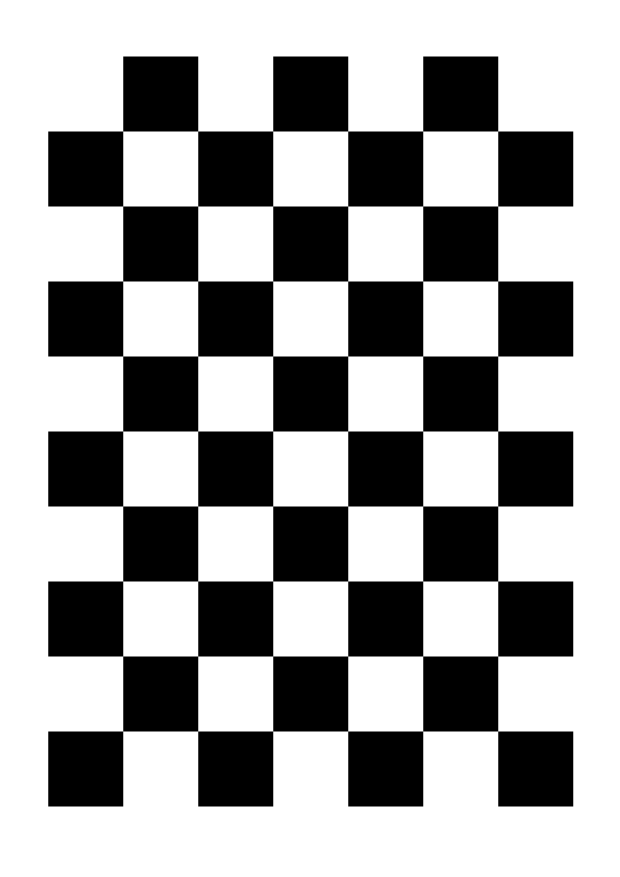
#> input picture calib-checkerboard.png, 2480 x 3508 px, given as the content of the folder images3, which was not available (shown at 1/4 size)
$ python calibration.py
#> lines starting #> are read from the running program, lines starting #| are printed output that depends on the picture; after the words box and inside, x2 and y2 are one past the last pixel; in counts of white or black regions, pixels touching at a corner belong together; long printed decimals are rounded; pictures that were not available may be replaced by others from this repository, and a replacement may not be noted
"""
This script performs camera calibration using a set of images of a chessboard pattern.
It includes functions to calculate the reprojection error, manually select corners if automatic detection fails,
and interpolate the chessboard corners. The main function calibrates the camera and prints the camera intrinsics matrix.

Functions:
- calculate_reprojection_error: Calculates the average reprojection error for the calibration.
- manual_corner_selection: Allows the user to manually select the four corners of the chessboard.
- interpolate_corners: Interpolates the chessboard corners based on the manually selected corners.
- calibrate_camera: Calibrates the camera using the provided images and prints the camera intrinsics matrix.
"""

import numpy as np
import cv2 as cv
import glob
import pickle


# [53 lines left out: functions calculate_reprojection_error, manual_corner_selection, interpolate_corners, not called in this run]


def calibrate_camera(
    images_path, chessboard_size, square_size, frame_size, criteria, error_threshold=1.0
):
    # Prepare object points
#> called with images_path = 'images3/*.png', chessboard_size = (9, 6), square_size = 22, frame_size = (780, 540), criteria = (3, 30, 0.001), error_threshold = 1
    objp = np.zeros((chessboard_size[0] * chessboard_size[1], 3), np.float32)
    objp[:, :2] = np.mgrid[0 : chessboard_size[0], 0 : chessboard_size[1]].T.reshape(
        -1, 2
    )
    objp *= square_size

    # Arrays to store object points and image points from all the images
    objpoints = []  # 3d point in real world space
    imgpoints = []  # 2d points in image plane

    images = glob.glob(images_path)

    for image in images:
        img = cv.imread(image)
#> img is the input picture: shape (3508, 2480, 3); 63.8% white; 1 black region, box (x1, y1, x2, y2) and area: (193, 226, 2293, 3226) 3150000
        img = cv.resize(img, (780,540))
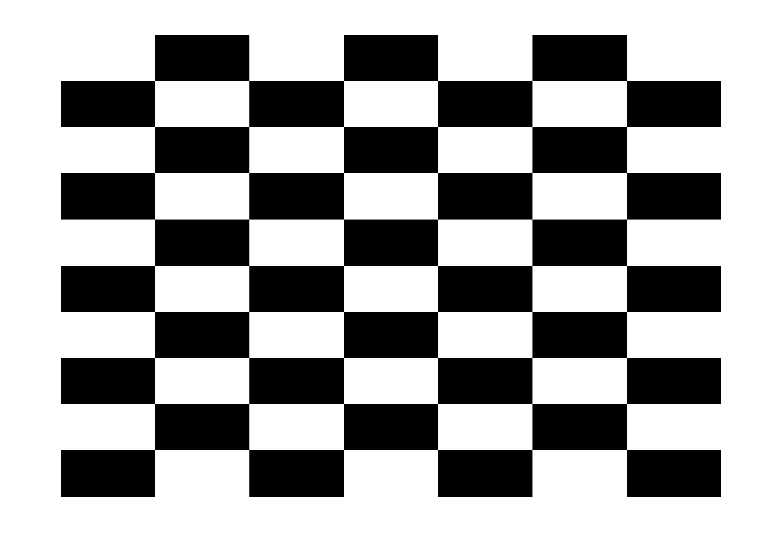
#> img: shape (540, 780, 3); min 0, max 255, mean 162.7
        gray = cv.cvtColor(img, cv.COLOR_BGR2GRAY)
        ret, corners = cv.findChessboardCorners(gray, chessboard_size, None)
#> ret = True; corners = 54 rows, first 8: [154.5, 449.5], [154.5, 403.5], [154.5, 357.5], [154.5, 311.5], [154.5, 265.5], [154.5, 219.1], [154.5, 172.5], [154.5, 126.5]

        if ret:
            objpoints.append(objp)
            corners2 = cv.cornerSubPix(gray, corners, (11, 11), (-1, -1), criteria)
#> corners2 has the same summary as corners
            imgpoints.append(corners2)
            cv.drawChessboardCorners(img, chessboard_size, corners2, ret)
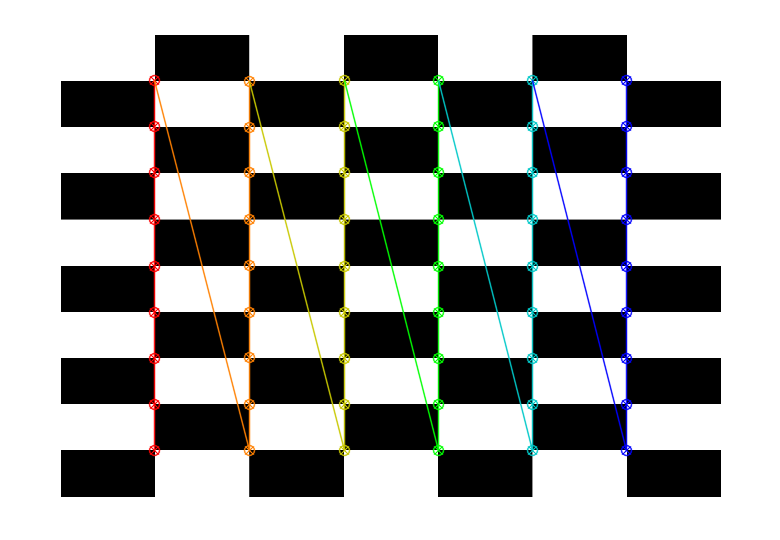
#> img: shape (540, 780, 3); 3.97% of pixels changed, all inside (x1, y1, x2, y2) = (148, 74, 633, 457)
            cv.imshow("img", img)
            cv.waitKey(1000)
        else:
            print(
                "Automatic corner detection failed. Please select the four corners manually."
            )
            print(image)
            corners = manual_corner_selection(img)
            if len(corners) == 4:
                interpolated_corners = interpolate_corners(corners, chessboard_size)
                objpoints.append(objp)
                imgpoints.append(interpolated_corners)
                cv.drawChessboardCorners(
                    img, chessboard_size, interpolated_corners, True
                )
                cv.imshow("img", img)
                cv.waitKey(1000)

    cv.destroyAllWindows()

    # Initial calibration
    ret, camera_matrix, dist, rvecs, tvecs = cv.calibrateCamera(
        objpoints, imgpoints, frame_size, None, None
    )
#> ret = 0.229; camera_matrix = [[2773.5, 0, 403.7], [0, 1356.8, 262], [0, 0, 1]]; dist = [[0.419, -34.17, -0.0112, 8.98e-05, 750.6]]; rvecs = ([-0.0181, -0.0157, -1.57],); tvecs = ([-58.09, 89.55, 645.3],)


    # Print the explicit form of the camera intrinsics matrix K
    print("Camera Intrinsics Matrix K:")
    print(camera_matrix)
#| [[2.77345588e+03 0.00000000e+00 4.03658792e+02]
#|  [0.00000000e+00 1.35682922e+03 2.62001133e+02]
#|  [0.00000000e+00 0.00000000e+00 1.00000000e+00]]

    print(f"Initial calibration error: {ret}")
#| Initial calibration error: 0.2292

    # [35 lines of commented-out code are left out]

    with open("calibration.pkl", "wb") as f:
        pickle.dump((camera_matrix, dist), f)

    return ret, camera_matrix, dist, rvecs, tvecs


def draw_axes(img, corners, imgpts):
    imgpts = np.int32(imgpts).reshape(-1, 2)
    corner = tuple(map(int, corners[0].ravel()))
    img = cv.line(img, corner, tuple(imgpts[1]), (0, 0, 255), 5)  # X-axis in red
    img = cv.line(img, corner, tuple(imgpts[2]), (0, 255, 0), 5)  # Y-axis in green
    img = cv.line(img, corner, tuple(imgpts[3]), (255, 0, 0), 5)  # Z-axis in blue
    return img


def draw_cube(img, corners, imgpts):
    imgpts = np.int32(imgpts).reshape(-1, 2)
    # draw ground floor in green
    img = cv.drawContours(img, [imgpts[:4]], -1, (0, 255, 0), -3)
    # draw pillars in blue
    for i, j in zip(range(4), range(4, 8)):
        img = cv.line(img, tuple(imgpts[i]), tuple(imgpts[j]), (255, 0, 0), 3)
    # draw top layer in red
    img = cv.drawContours(img, [imgpts[4:]], -1, (0, 0, 255), 3)
    return img


def color_top(img, imgpts, rvecs, tvecs):
    # Calculate distance to the camera
    distance = np.linalg.norm(tvecs)
    v_value = max(0, min(255, 255 * (1 - distance / 4000)))

    # Calculate orientation
    rotation_matrix, _ = cv.Rodrigues(rvecs)
    z_axis = rotation_matrix[:, 2]
    angle = np.arccos(np.dot(z_axis, np.array([0, 0, 1])))
    s_value = max(0, min(255, 255 * (1 - angle / (np.pi / 4))))

    # Calculate hue based on position
    hue = int((tvecs[0][0] + 2000) % 180)  # Extract the single element from tvecs

    # Convert HSV to BGR
    color = cv.cvtColor(np.uint8([[[hue, s_value, v_value]]]), cv.COLOR_HSV2BGR)[0][0]

    # Ensure imgpts are in the correct format
    imgpts = np.int32(imgpts).reshape(-1, 2)

    # Draw the top side of the cube
    img = cv.fillConvexPoly(img, imgpts[4:], color.tolist())
    return img


if __name__ == "__main__":
    chessboard_size = (9, 6)
    square_size = 22  # in mm
    frame_size = (780,540)
    criteria = (cv.TERM_CRITERIA_EPS + cv.TERM_CRITERIA_MAX_ITER, 30, 0.001)
    images_path = "images3/*.png"

    ret, camera_matrix, dist, rvecs, tvecs = calibrate_camera(images_path, chessboard_size, square_size, frame_size, criteria)
#> ret = 0.229; camera_matrix = [[2773.5, 0, 403.7], [0, 1356.8, 262], [0, 0, 1]]; dist = [[0.419, -34.17, -0.0112, 8.98e-05, 750.6]]; rvecs = ([-0.0181, -0.0157, -1.57],); tvecs = ([-58.09, 89.55, 645.3],)

    # For drawing the cube on the test image

    print(camera_matrix)
#| [[2.77345588e+03 0.00000000e+00 4.03658792e+02]
#|  [0.00000000e+00 1.35682922e+03 2.62001133e+02]
#|  [0.00000000e+00 0.00000000e+00 1.00000000e+00]]

    objp = np.zeros((chessboard_size[0] * chessboard_size[1], 3), np.float32)
    objp[:, :2] = np.mgrid[0: chessboard_size[0], 0: chessboard_size[1]].T.reshape(-1, 2)
    size_of_chessboard_squares_mm = 20

    objp = objp * size_of_chessboard_squares_mm

    # Define the cube points in 3D
    axis = np.float32(
        [
            [0, 0, 0],
            [0, size_of_chessboard_squares_mm, 0],
            [size_of_chessboard_squares_mm, size_of_chessboard_squares_mm, 0],
            [size_of_chessboard_squares_mm, 0, 0],
            [0, 0, -size_of_chessboard_squares_mm],
            [0, size_of_chessboard_squares_mm, -size_of_chessboard_squares_mm],
            [
                size_of_chessboard_squares_mm,
                size_of_chessboard_squares_mm,
                -size_of_chessboard_squares_mm,
            ],
            [size_of_chessboard_squares_mm, 0, -size_of_chessboard_squares_mm],
        ]
    )

    # Define the 3D points for the axes
    axis_points = np.float32([[0, 0, 0], [50, 0, 0], [0, 50, 0], [0, 0, -50]])

    img = cv.imread("testimage.jpeg")
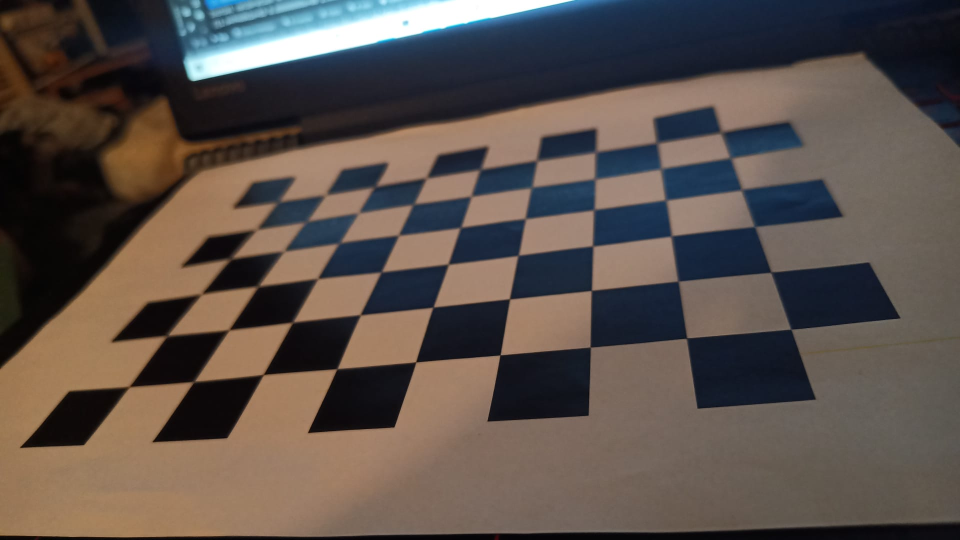
#> input picture testimage.jpeg, 1920 x 1080 px (shown at 1/2 size)
#> img is the input picture: shape (1080, 1920, 3); mean B, G, R 75.2, 80.9, 91.1
    img = cv.resize(img, (780,540))
#> img: shape (540, 780, 3)
    gray = cv.cvtColor(img, cv.COLOR_BGR2GRAY)
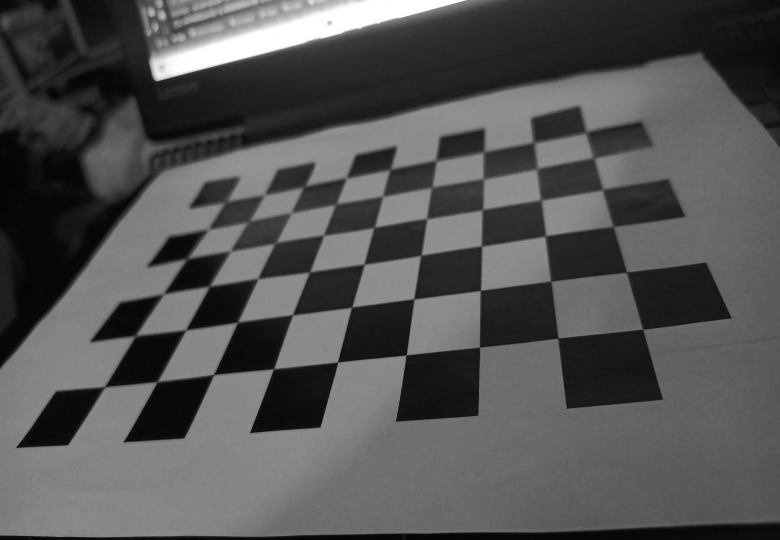
#> gray: shape (540, 780); min 3, max 255, mean 83.3
    ret, corners = cv.findChessboardCorners(gray, chessboard_size, None)
#> ret = True; corners = 54 rows, first 8: [225.5, 202], [264.5, 194.5], [304, 186.5], [346.8, 178.9], [388.6, 171.3], [436.8, 161.8], [485.6, 150.5], [531.8, 141.5]

    corners2 = cv.cornerSubPix(gray, corners, (11, 11), (-1, -1), criteria)
#> corners2 = 54 rows, first 8: [225.7, 201.9], [264.4, 194.9], [304.1, 186.8], [346.4, 177.8], [389.9, 169.3], [436, 160.4], [483.6, 151.9], [533.7, 142.6]
    ret, rvecs, tvecs = cv.solvePnP(objp, corners2, camera_matrix, dist)
#> rvecs = [-0.406, 0.84, -0.066]; tvecs = [-56.91, -33.14, 745.4]
    imgpts, _ = cv.projectPoints(axis_points, rvecs, tvecs, camera_matrix, dist)
#> imgpts = [[191.4, 201.4], [312, 177.8], [166.8, 286.1], [39.88, 168]]
    frame = draw_axes(img, corners2, imgpts)
#> in draw_axes, `imgpts = np.int32(imgpts).reshape(-1, 2)`: imgpts = [[191, 201], [312, 177], [166, 286], [39, 167]]
#> in draw_axes, `corner = tuple(map(int, corners[0].ravel()))`: corner = (225, 201)

    imgpts, _ = cv.projectPoints(axis, rvecs, tvecs, camera_matrix, dist)
#> imgpts = [[191.4, 201.4], [181.7, 234.8], [228.8, 226.2], [238.2, 192.2], [132.2, 188.3], [121.7, 222.2], [168.4, 213.2], [178.6, 178.8]]
    frame = draw_cube(frame, corners2, imgpts)
#> in draw_cube, `imgpts = np.int32(imgpts).reshape(-1, 2)`: imgpts = [[191, 201], [181, 234], [228, 226], [238, 192], [132, 188], [121, 222], [168, 213], [178, 178]]
#> the loop in draw_cube, `for i, j in zip(range(4), range(4, 8)):` made 4 passes
#> pass 1, in draw_cube, `img = cv.line(img, tuple(imgpts[i]), tuple(imgpts[j]), (255, 0, 0), 3)`:
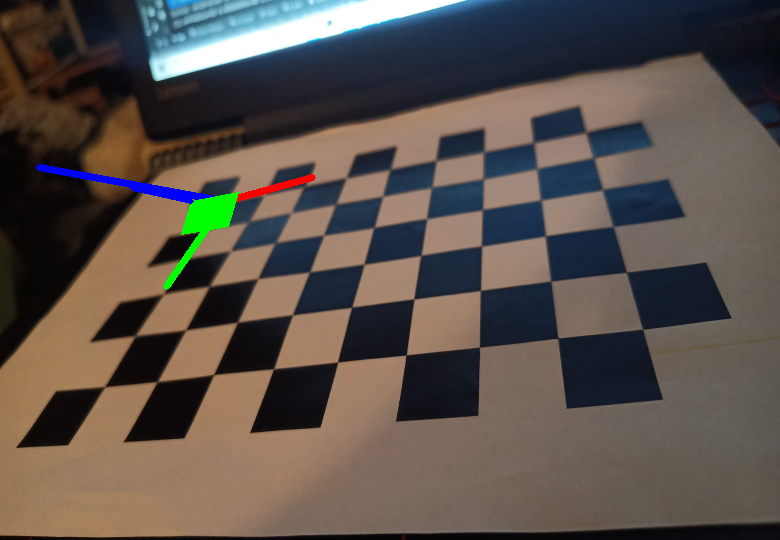
#> img: shape (540, 780, 3); mean B, G, R 75.5, 81.4, 90.5
#> after the loop in draw_cube, `for i, j in zip(range(4), range(4, 8)):`:
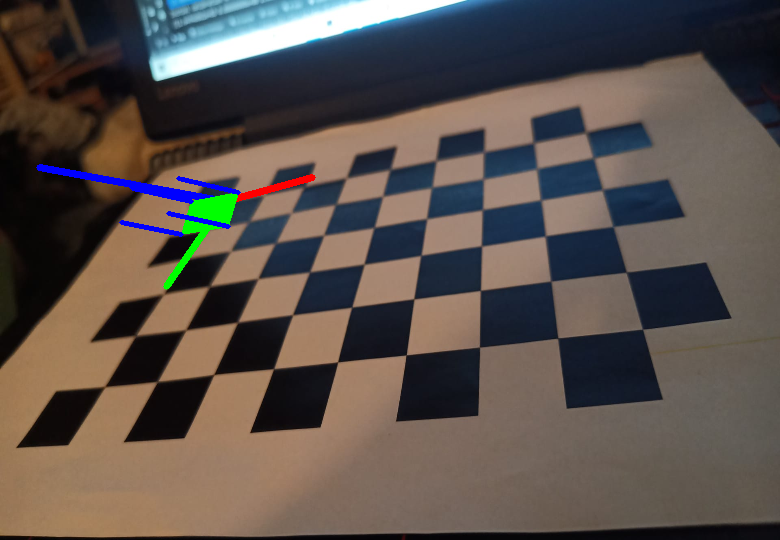
#> img: shape (540, 780, 3); mean B, G, R 76, 81.1, 90.3
    frame = color_top(frame, imgpts, rvecs, tvecs)
#> in color_top, `distance = np.linalg.norm(tvecs)`: distance = 748.3
#> in color_top, `v_value = max(0, min(255, 255 * (1 - distance / 4000)))`: v_value = 207.3
#> in color_top, `rotation_matrix, _ = cv.Rodrigues(rvecs)`: rotation_matrix = [[0.67, -0.102, 0.735], [-0.215, 0.921, 0.324], [-0.71, -0.375, 0.596]]
#> in color_top, `z_axis = rotation_matrix[:, 2]`: z_axis = [0.735, 0.324, 0.596]
#> in color_top, `angle = np.arccos(np.dot(z_axis, np.array([0, 0, 1])))`: angle = 0.932
#> in color_top, `s_value = max(0, min(255, 255 * (1 - angle / (np.pi / 4))))`: s_value = 0
#> in color_top, `hue = int((tvecs[0][0] + 2000) % 180)`: hue = 143
#> in color_top, `color = cv.cvtColor(np.uint8([[[hue, s_value, v_value]]]), cv.COLOR_HS..`: color = [207, 207, 207]
#> in color_top, `img = cv.fillConvexPoly(img, imgpts[4:], color.tolist())`:
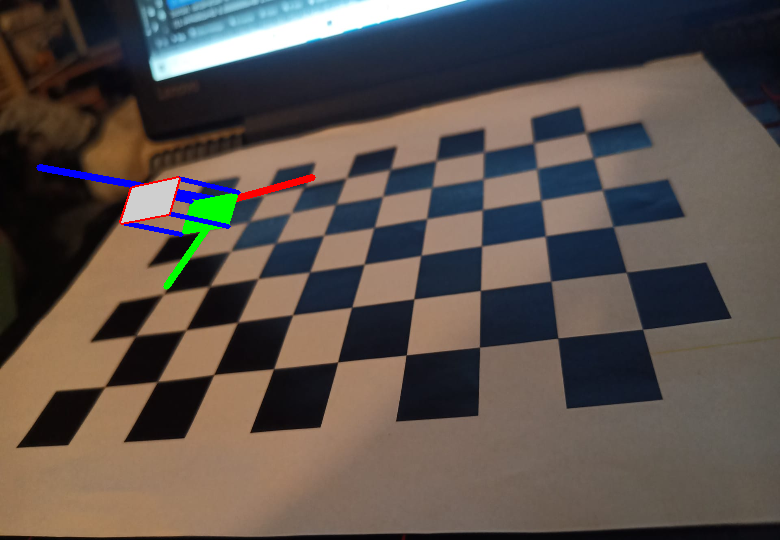
#> img: shape (540, 780, 3); mean B, G, R 76.2, 81.5, 90.8

    cv.imshow("frame", frame)
    cv.imwrite("testimagewcube3.jpg", frame)
    cv.waitKey(1)
